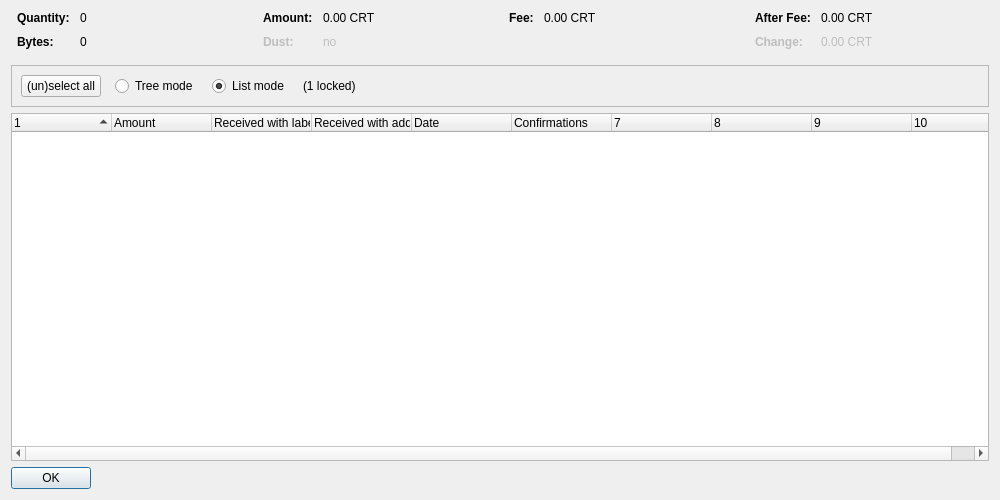
<?xml version="1.0" encoding="UTF-8"?>
<ui version="4.0">
 <class>CoinControlDialog</class>
 <widget class="QDialog" name="CoinControlDialog">
  <property name="geometry">
   <rect>
    <x>0</x>
    <y>0</y>
    <width>1000</width>
    <height>500</height>
   </rect>
  </property>
  <property name="windowTitle">
   <string>Coin Selection</string>
  </property>
  <layout class="QVBoxLayout" name="verticalLayout">
   <item>
    <layout class="QHBoxLayout" name="horizontalLayoutTop" stretch="0,0,0,0">
     <property name="topMargin">
      <number>0</number>
     </property>
     <property name="bottomMargin">
      <number>10</number>
     </property>
     <item>
      <layout class="QFormLayout" name="formLayoutCoinControl1">
       <property name="horizontalSpacing">
        <number>10</number>
       </property>
       <property name="verticalSpacing">
        <number>10</number>
       </property>
       <property name="leftMargin">
        <number>6</number>
       </property>
       <property name="rightMargin">
        <number>6</number>
       </property>
       <item row="0" column="0">
        <widget class="QLabel" name="labelCoinControlQuantityText">
         <property name="font">
          <font>
           <weight>75</weight>
           <bold>true</bold>
          </font>
         </property>
         <property name="text">
          <string>Quantity:</string>
         </property>
        </widget>
       </item>
       <item row="0" column="1">
        <widget class="QLabel" name="labelCoinControlQuantity">
         <property name="cursor">
          <cursorShape>IBeamCursor</cursorShape>
         </property>
         <property name="contextMenuPolicy">
          <enum>Qt::ActionsContextMenu</enum>
         </property>
         <property name="text">
          <string notr="true">0</string>
         </property>
         <property name="textInteractionFlags">
          <set>Qt::LinksAccessibleByMouse|Qt::TextSelectableByKeyboard|Qt::TextSelectableByMouse</set>
         </property>
        </widget>
       </item>
       <item row="1" column="0">
        <widget class="QLabel" name="labelCoinControlBytesText">
         <property name="font">
          <font>
           <weight>75</weight>
           <bold>true</bold>
          </font>
         </property>
         <property name="text">
          <string>Bytes:</string>
         </property>
        </widget>
       </item>
       <item row="1" column="1">
        <widget class="QLabel" name="labelCoinControlBytes">
         <property name="cursor">
          <cursorShape>IBeamCursor</cursorShape>
         </property>
         <property name="contextMenuPolicy">
          <enum>Qt::ActionsContextMenu</enum>
         </property>
         <property name="text">
          <string notr="true">0</string>
         </property>
         <property name="textInteractionFlags">
          <set>Qt::LinksAccessibleByMouse|Qt::TextSelectableByKeyboard|Qt::TextSelectableByMouse</set>
         </property>
        </widget>
       </item>
      </layout>
     </item>
     <item>
      <layout class="QFormLayout" name="formLayoutCoinControl2">
       <property name="horizontalSpacing">
        <number>10</number>
       </property>
       <property name="verticalSpacing">
        <number>10</number>
       </property>
       <property name="leftMargin">
        <number>6</number>
       </property>
       <property name="rightMargin">
        <number>6</number>
       </property>
       <item row="0" column="0">
        <widget class="QLabel" name="labelCoinControlAmountText">
         <property name="font">
          <font>
           <weight>75</weight>
           <bold>true</bold>
          </font>
         </property>
         <property name="text">
          <string>Amount:</string>
         </property>
        </widget>
       </item>
       <item row="0" column="1">
        <widget class="QLabel" name="labelCoinControlAmount">
         <property name="cursor">
          <cursorShape>IBeamCursor</cursorShape>
         </property>
         <property name="contextMenuPolicy">
          <enum>Qt::ActionsContextMenu</enum>
         </property>
         <property name="text">
          <string notr="true">0.00 CRT</string>
         </property>
         <property name="textInteractionFlags">
          <set>Qt::LinksAccessibleByMouse|Qt::TextSelectableByKeyboard|Qt::TextSelectableByMouse</set>
         </property>
        </widget>
       </item>
       <item row="1" column="0">
        <widget class="QLabel" name="labelCoinControlLowOutputText">
         <property name="enabled">
          <bool>false</bool>
         </property>
         <property name="font">
          <font>
           <weight>75</weight>
           <bold>true</bold>
          </font>
         </property>
         <property name="text">
          <string>Dust:</string>
         </property>
        </widget>
       </item>
       <item row="1" column="1">
        <widget class="QLabel" name="labelCoinControlLowOutput">
         <property name="enabled">
          <bool>false</bool>
         </property>
         <property name="cursor">
          <cursorShape>IBeamCursor</cursorShape>
         </property>
         <property name="contextMenuPolicy">
          <enum>Qt::ActionsContextMenu</enum>
         </property>
         <property name="text">
          <string notr="true">no</string>
         </property>
         <property name="textInteractionFlags">
          <set>Qt::LinksAccessibleByMouse|Qt::TextSelectableByKeyboard|Qt::TextSelectableByMouse</set>
         </property>
        </widget>
       </item>
      </layout>
     </item>
     <item>
      <layout class="QFormLayout" name="formLayoutCoinControl3">
       <property name="horizontalSpacing">
        <number>10</number>
       </property>
       <property name="verticalSpacing">
        <number>10</number>
       </property>
       <property name="leftMargin">
        <number>6</number>
       </property>
       <property name="rightMargin">
        <number>6</number>
       </property>
       <item row="0" column="0">
        <widget class="QLabel" name="labelCoinControlFeeText">
         <property name="font">
          <font>
           <weight>75</weight>
           <bold>true</bold>
          </font>
         </property>
         <property name="text">
          <string>Fee:</string>
         </property>
        </widget>
       </item>
       <item row="0" column="1">
        <widget class="QLabel" name="labelCoinControlFee">
         <property name="cursor">
          <cursorShape>IBeamCursor</cursorShape>
         </property>
         <property name="contextMenuPolicy">
          <enum>Qt::ActionsContextMenu</enum>
         </property>
         <property name="text">
          <string notr="true">0.00 CRT</string>
         </property>
         <property name="textInteractionFlags">
          <set>Qt::LinksAccessibleByMouse|Qt::TextSelectableByKeyboard|Qt::TextSelectableByMouse</set>
         </property>
        </widget>
       </item>
      </layout>
     </item>
     <item>
      <layout class="QFormLayout" name="formLayoutCoinControl4">
       <property name="horizontalSpacing">
        <number>10</number>
       </property>
       <property name="verticalSpacing">
        <number>10</number>
       </property>
       <property name="leftMargin">
        <number>6</number>
       </property>
       <property name="rightMargin">
        <number>6</number>
       </property>
       <item row="0" column="0">
        <widget class="QLabel" name="labelCoinControlAfterFeeText">
         <property name="font">
          <font>
           <weight>75</weight>
           <bold>true</bold>
          </font>
         </property>
         <property name="text">
          <string>After Fee:</string>
         </property>
        </widget>
       </item>
       <item row="0" column="1">
        <widget class="QLabel" name="labelCoinControlAfterFee">
         <property name="cursor">
          <cursorShape>IBeamCursor</cursorShape>
         </property>
         <property name="contextMenuPolicy">
          <enum>Qt::ActionsContextMenu</enum>
         </property>
         <property name="text">
          <string notr="true">0.00 CRT</string>
         </property>
         <property name="textInteractionFlags">
          <set>Qt::LinksAccessibleByMouse|Qt::TextSelectableByKeyboard|Qt::TextSelectableByMouse</set>
         </property>
        </widget>
       </item>
       <item row="1" column="0">
        <widget class="QLabel" name="labelCoinControlChangeText">
         <property name="enabled">
          <bool>false</bool>
         </property>
         <property name="font">
          <font>
           <weight>75</weight>
           <bold>true</bold>
          </font>
         </property>
         <property name="text">
          <string>Change:</string>
         </property>
        </widget>
       </item>
       <item row="1" column="1">
        <widget class="QLabel" name="labelCoinControlChange">
         <property name="enabled">
          <bool>false</bool>
         </property>
         <property name="cursor">
          <cursorShape>IBeamCursor</cursorShape>
         </property>
         <property name="contextMenuPolicy">
          <enum>Qt::ActionsContextMenu</enum>
         </property>
         <property name="text">
          <string notr="true">0.00 CRT</string>
         </property>
         <property name="textInteractionFlags">
          <set>Qt::LinksAccessibleByMouse|Qt::TextSelectableByKeyboard|Qt::TextSelectableByMouse</set>
         </property>
        </widget>
       </item>
      </layout>
     </item>
    </layout>
   </item>
   <item>
    <widget class="QFrame" name="frame">
     <property name="minimumSize">
      <size>
       <width>0</width>
       <height>40</height>
      </size>
     </property>
     <property name="frameShape">
      <enum>QFrame::StyledPanel</enum>
     </property>
     <property name="frameShadow">
      <enum>QFrame::Sunken</enum>
     </property>
     <layout class="QHBoxLayout" name="horizontalLayout">
      <item>
       <layout class="QHBoxLayout" name="horizontalLayoutPanel" stretch="0,0,0,0,0">
        <property name="spacing">
         <number>14</number>
        </property>
        <item>
         <widget class="QPushButton" name="pushButtonSelectAll">
          <property name="sizePolicy">
           <sizepolicy hsizetype="Maximum" vsizetype="Fixed">
            <horstretch>0</horstretch>
            <verstretch>0</verstretch>
           </sizepolicy>
          </property>
          <property name="text">
           <string>(un)select all</string>
          </property>
          <property name="autoDefault">
           <bool>false</bool>
          </property>
         </widget>
        </item>
        <item>
         <widget class="QRadioButton" name="radioTreeMode">
          <property name="sizePolicy">
           <sizepolicy hsizetype="Maximum" vsizetype="Fixed">
            <horstretch>0</horstretch>
            <verstretch>0</verstretch>
           </sizepolicy>
          </property>
          <property name="text">
           <string>Tree mode</string>
          </property>
         </widget>
        </item>
        <item>
         <widget class="QRadioButton" name="radioListMode">
          <property name="sizePolicy">
           <sizepolicy hsizetype="Maximum" vsizetype="Fixed">
            <horstretch>0</horstretch>
            <verstretch>0</verstretch>
           </sizepolicy>
          </property>
          <property name="text">
           <string>List mode</string>
          </property>
          <property name="checked">
           <bool>true</bool>
          </property>
         </widget>
        </item>
        <item>
         <widget class="QLabel" name="labelLocked">
          <property name="text">
           <string notr="true">(1 locked)</string>
          </property>
         </widget>
        </item>
        <item>
         <spacer name="horizontalSpacer">
          <property name="orientation">
           <enum>Qt::Horizontal</enum>
          </property>
          <property name="sizeHint" stdset="0">
           <size>
            <width>40</width>
            <height>20</height>
           </size>
          </property>
         </spacer>
        </item>
       </layout>
      </item>
     </layout>
    </widget>
   </item>
   <item>
    <widget class="CoinControlTreeWidget" name="treeWidget">
     <property name="contextMenuPolicy">
      <enum>Qt::CustomContextMenu</enum>
     </property>
     <property name="sortingEnabled">
      <bool>false</bool>
     </property>
     <property name="columnCount">
      <number>10</number>
     </property>
     <attribute name="headerShowSortIndicator" stdset="0">
      <bool>true</bool>
     </attribute>
     <attribute name="headerStretchLastSection">
      <bool>false</bool>
     </attribute>
     <column>
      <property name="text">
       <string/>
      </property>
     </column>
     <column>
      <property name="text">
       <string>Amount</string>
      </property>
     </column>
     <column>
      <property name="text">
       <string>Received with label</string>
      </property>
     </column>
     <column>
      <property name="text">
       <string>Received with address</string>
      </property>
     </column>
     <column>
      <property name="text">
       <string>Date</string>
      </property>
     </column>
     <column>
      <property name="text">
       <string>Confirmations</string>
      </property>
      <property name="toolTip">
       <string>Confirmed</string>
      </property>
     </column>
     <column>
      <property name="text">
       <string/>
      </property>
     </column>
     <column>
      <property name="text">
       <string/>
      </property>
     </column>
     <column>
      <property name="text">
       <string/>
      </property>
     </column>
     <column>
      <property name="text">
       <string/>
      </property>
     </column>
    </widget>
   </item>
   <item>
    <widget class="QDialogButtonBox" name="buttonBox">
     <property name="sizePolicy">
      <sizepolicy hsizetype="Maximum" vsizetype="Fixed">
       <horstretch>0</horstretch>
       <verstretch>0</verstretch>
      </sizepolicy>
     </property>
     <property name="orientation">
      <enum>Qt::Horizontal</enum>
     </property>
     <property name="standardButtons">
      <set>QDialogButtonBox::Ok</set>
     </property>
    </widget>
   </item>
  </layout>
 </widget>
 <customwidgets>
  <customwidget>
   <class>CoinControlTreeWidget</class>
   <extends>QTreeWidget</extends>
   <header>qt/coincontroltreewidget.h</header>
  </customwidget>
 </customwidgets>
 <resources/>
 <connections/>
</ui>
